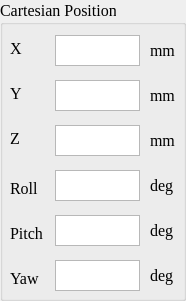
     <widget class="QGroupBox" name="CurrentPosBox_2">
      <property name="geometry">
       <rect>
        <x>730</x>
        <y>10</y>
        <width>186</width>
        <height>301</height>
       </rect>
      </property>
      <property name="minimumSize">
       <size>
        <width>161</width>
        <height>286</height>
       </size>
      </property>
      <property name="font">
       <font>
        <family>Times New Roman</family>
        <pointsize>12</pointsize>
       </font>
      </property>
      <property name="title">
       <string>Cartesian Position</string>
      </property>
      <property name="flat">
       <bool>false</bool>
      </property>
      <widget class="QLabel" name="label_63">
       <property name="geometry">
        <rect>
         <x>10</x>
         <y>40</y>
         <width>16</width>
         <height>16</height>
        </rect>
       </property>
       <property name="minimumSize">
        <size>
         <width>16</width>
         <height>16</height>
        </size>
       </property>
       <property name="text">
        <string>X</string>
       </property>
      </widget>
      <widget class="QTextEdit" name="X_pos_text">
       <property name="geometry">
        <rect>
         <x>55</x>
         <y>35</y>
         <width>85</width>
         <height>31</height>
        </rect>
       </property>
       <property name="font">
        <font>
         <pointsize>10</pointsize>
        </font>
       </property>
      </widget>
      <widget class="QLabel" name="label_65">
       <property name="geometry">
        <rect>
         <x>10</x>
         <y>85</y>
         <width>16</width>
         <height>16</height>
        </rect>
       </property>
       <property name="minimumSize">
        <size>
         <width>16</width>
         <height>16</height>
        </size>
       </property>
       <property name="text">
        <string>Y</string>
       </property>
      </widget>
      <widget class="QTextEdit" name="Y_pos_text">
       <property name="geometry">
        <rect>
         <x>55</x>
         <y>80</y>
         <width>85</width>
         <height>31</height>
        </rect>
       </property>
       <property name="font">
        <font>
         <pointsize>10</pointsize>
        </font>
       </property>
      </widget>
      <widget class="QTextEdit" name="Z_pos_text">
       <property name="geometry">
        <rect>
         <x>55</x>
         <y>125</y>
         <width>85</width>
         <height>31</height>
        </rect>
       </property>
       <property name="font">
        <font>
         <pointsize>10</pointsize>
        </font>
       </property>
      </widget>
      <widget class="QLabel" name="label_72">
       <property name="geometry">
        <rect>
         <x>10</x>
         <y>130</y>
         <width>16</width>
         <height>16</height>
        </rect>
       </property>
       <property name="minimumSize">
        <size>
         <width>16</width>
         <height>16</height>
        </size>
       </property>
       <property name="text">
        <string>Z</string>
       </property>
      </widget>
      <widget class="QLabel" name="label_73">
       <property name="geometry">
        <rect>
         <x>10</x>
         <y>180</y>
         <width>41</width>
         <height>16</height>
        </rect>
       </property>
       <property name="minimumSize">
        <size>
         <width>31</width>
         <height>16</height>
        </size>
       </property>
       <property name="text">
        <string>Roll</string>
       </property>
      </widget>
      <widget class="QTextEdit" name="Roll_pos_text">
       <property name="geometry">
        <rect>
         <x>55</x>
         <y>170</y>
         <width>85</width>
         <height>31</height>
        </rect>
       </property>
       <property name="font">
        <font>
         <pointsize>10</pointsize>
        </font>
       </property>
      </widget>
      <widget class="QTextEdit" name="Yaw_pos_text">
       <property name="geometry">
        <rect>
         <x>55</x>
         <y>260</y>
         <width>85</width>
         <height>31</height>
        </rect>
       </property>
       <property name="font">
        <font>
         <pointsize>10</pointsize>
        </font>
       </property>
      </widget>
      <widget class="QTextEdit" name="Pitch_pos_text">
       <property name="geometry">
        <rect>
         <x>55</x>
         <y>215</y>
         <width>85</width>
         <height>31</height>
        </rect>
       </property>
       <property name="font">
        <font>
         <pointsize>10</pointsize>
        </font>
       </property>
      </widget>
      <widget class="QLabel" name="label_74">
       <property name="geometry">
        <rect>
         <x>10</x>
         <y>270</y>
         <width>41</width>
         <height>16</height>
        </rect>
       </property>
       <property name="minimumSize">
        <size>
         <width>31</width>
         <height>16</height>
        </size>
       </property>
       <property name="text">
        <string>Yaw</string>
       </property>
      </widget>
      <widget class="QLabel" name="label_75">
       <property name="geometry">
        <rect>
         <x>10</x>
         <y>225</y>
         <width>41</width>
         <height>16</height>
        </rect>
       </property>
       <property name="minimumSize">
        <size>
         <width>36</width>
         <height>16</height>
        </size>
       </property>
       <property name="text">
        <string>Pitch</string>
       </property>
      </widget>
      <widget class="QLabel" name="label_76">
       <property name="geometry">
        <rect>
         <x>150</x>
         <y>40</y>
         <width>31</width>
         <height>21</height>
        </rect>
       </property>
       <property name="minimumSize">
        <size>
         <width>16</width>
         <height>16</height>
        </size>
       </property>
       <property name="text">
        <string>mm</string>
       </property>
      </widget>
      <widget class="QLabel" name="label_77">
       <property name="geometry">
        <rect>
         <x>150</x>
         <y>85</y>
         <width>31</width>
         <height>21</height>
        </rect>
       </property>
       <property name="minimumSize">
        <size>
         <width>16</width>
         <height>16</height>
        </size>
       </property>
       <property name="text">
        <string>mm</string>
       </property>
      </widget>
      <widget class="QLabel" name="label_78">
       <property name="geometry">
        <rect>
         <x>150</x>
         <y>130</y>
         <width>31</width>
         <height>21</height>
        </rect>
       </property>
       <property name="minimumSize">
        <size>
         <width>16</width>
         <height>16</height>
        </size>
       </property>
       <property name="text">
        <string>mm</string>
       </property>
      </widget>
      <widget class="QLabel" name="label_79">
       <property name="geometry">
        <rect>
         <x>150</x>
         <y>220</y>
         <width>31</width>
         <height>21</height>
        </rect>
       </property>
       <property name="minimumSize">
        <size>
         <width>16</width>
         <height>16</height>
        </size>
       </property>
       <property name="text">
        <string>deg</string>
       </property>
      </widget>
      <widget class="QLabel" name="label_80">
       <property name="geometry">
        <rect>
         <x>150</x>
         <y>175</y>
         <width>31</width>
         <height>21</height>
        </rect>
       </property>
       <property name="minimumSize">
        <size>
         <width>16</width>
         <height>16</height>
        </size>
       </property>
       <property name="text">
        <string>deg</string>
       </property>
      </widget>
      <widget class="QLabel" name="label_81">
       <property name="geometry">
        <rect>
         <x>150</x>
         <y>265</y>
         <width>31</width>
         <height>21</height>
        </rect>
       </property>
       <property name="minimumSize">
        <size>
         <width>16</width>
         <height>16</height>
        </size>
       </property>
       <property name="text">
        <string>deg</string>
       </property>
      </widget>
     </widget>
